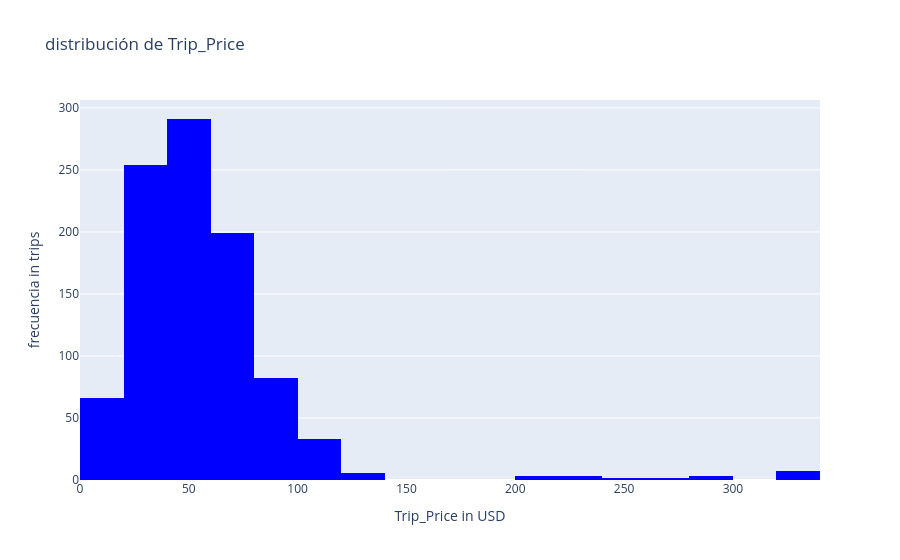

The cell this chart's notebook holds for it:
### Code cell
# visualizamos la distribución de Trip_Price con un histograma interactivo
fig = px.histogram(df_clean, 
                   x="Trip_Price", 
                   nbins=30, 
                   title="distribución de Trip_Price"
                   )

fig.update_traces(marker_color='blue')
fig.update_layout(
    xaxis_title="Trip_Price in USD",
    yaxis_title="frecuencia in trips",
)

fig.show()

### Figure 1 — Plotly figure (JSON) as saved in the notebook; plotly's stock layout.template omitted (floating-point values rounded to 4 significant figures; data arrays with more than 128 entries replaced by an {"elided": "..."} marker saying what was removed)
{"data": [{"bingroup": "x", "hovertemplate": "Trip_Price=%{x}<br>count=%{y}<extra></extra>", "legendgroup": "", "marker": {"color": "blue", "pattern": {"shape": ""}}, "name": "", "nbinsx": 30, "orientation": "v", "showlegend": false, "type": "histogram", "x": {"elided": "951 float values"}, "xaxis": "x", "yaxis": "y"}], "layout": {"barmode": "relative", "legend": {"tracegroupgap": 0}, "title": {"text": "distribución de Trip_Price"}, "xaxis": {"anchor": "y", "domain": [0, 1], "title": {"text": "Trip_Price in USD"}}, "yaxis": {"anchor": "x", "domain": [0, 1], "title": {"text": "frecuencia in trips"}}}}
